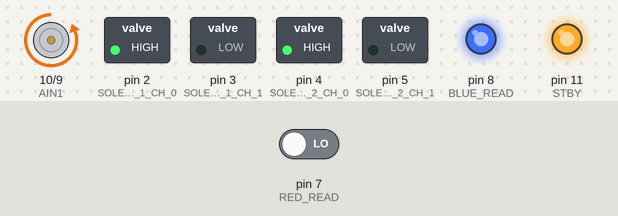
A sketch run on a simulated Arduino Uno, built with avr-gcc and run on an emulated ATmega328P. Parts: motor-driver pin pairs drawn as motors (green arrow = first pin HIGH = forward, orange = second pin HIGH = backward, longer = more drive, stopped while the standby pin is LOW), switched loads named in the sketch (green lamp = pin HIGH), output pins drawn as LEDs (lit = HIGH). Dashed ring = blinking. Inputs (shaded band) come from the test bench; at power-on: pin 7 (RED_READ) LOW. What the sketch prints to the serial monitor is not drawn.

Above: at 2.2 s.
2.3 s: pin 7 (RED_READ) driven HIGH
At 3.4 s:
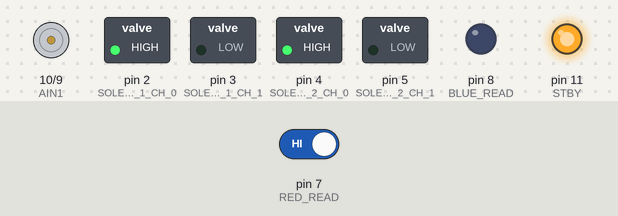
At 5.6 s:
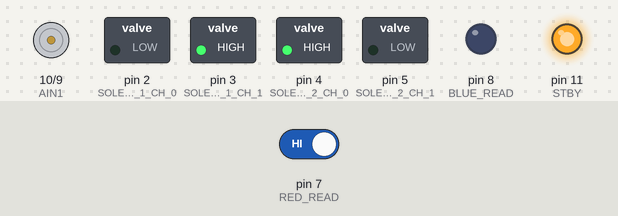
7.2 s: pin 7 (RED_READ) driven LOW
At 10.3 s:
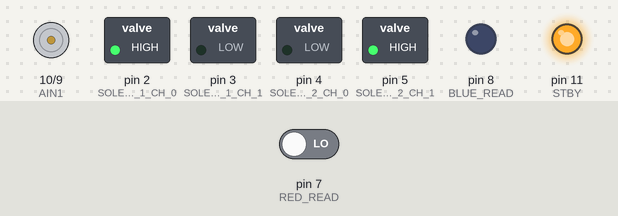
Timing chart, 0 to 17.7 s (numbered marks = the images above; inputs shaded):
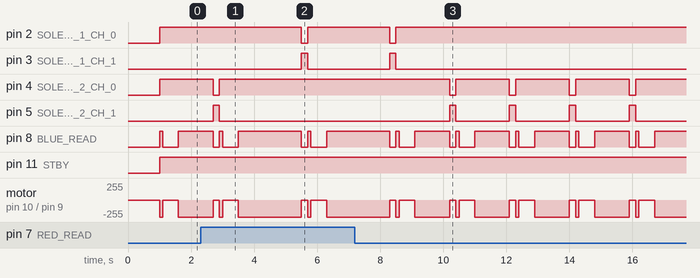

The sketch:

codigo_arduino.ino
```cpp
#include "stuff.h"

#define SOLENOID_1_CH_0 2
#define SOLENOID_1_CH_1 3
#define SOLENOID_2_CH_0 4
#define SOLENOID_2_CH_1 5

const int PWMA = 8;
const int AIN2 = 9;
const int AIN1 = 10;
const int STBY = 11;

#define RED_READ 7
#define BLUE_READ 8

const int pinMotorA[3] = {PWMA, AIN2, AIN1};
const int solenoidR[2] = {SOLENOID_1_CH_1, SOLENOID_1_CH_0};
const int solenoidB[2] = {SOLENOID_2_CH_1, SOLENOID_2_CH_0};

char buf[6];

int readline(int readch, char *buffer, int len) {
    static int pos = 0;
    int rpos;

    if (readch > 0) {
        switch (readch) {
            case '\r': // Ignore CR
                break;
            case '\n': // Return on new-line
                rpos = pos;
                pos = 0;  // Reset position index ready for next time
                return rpos;
            default:
                if (pos < len-1) {
                    buffer[pos++] = readch;
                    buffer[pos] = 0;
                }
        }
    }
    return 0;
}

void setup() {
  Serial.begin(9600);

  Serial.println("Configurando...");

  // SOLENOIDS
  pinMode(SOLENOID_1_CH_0, OUTPUT);
  pinMode(SOLENOID_1_CH_1, OUTPUT);
  pinMode(SOLENOID_2_CH_0, OUTPUT);
  pinMode(SOLENOID_2_CH_1, OUTPUT);

  // MOTOR CONTROLLER
  pinMode(PWMA, OUTPUT);
  pinMode(AIN2, OUTPUT);
  pinMode(AIN1, OUTPUT);
  pinMode(STBY, OUTPUT);

  // COLOR READ INPUTS
  pinMode(RED_READ, INPUT);
  pinMode(BLUE_READ, INPUT);
  delay(1000);

  actionSolenoid(backward, solenoidR);
  actionSolenoid(backward, solenoidB);

  disableMotor();

  Serial.println("Listo !");
}

void loop(){
  int red_read = digitalRead(RED_READ); // Realiza lectura constante del color rojo
  int blue_read = digitalRead(BLUE_READ); // Realiza lectura constante del color azul
  enableMotor();
  if(red_read || blue_read){
    stopMotor(pinMotorA);
     delay(500);
    if(red_read){ // si detecta color rojo
      moveMotorForward(pinMotorA, 180); // Mueve el motor
      delay(2000); // Durante 3.5 segundos
      stopMotor(pinMotorA);
      actionSolenoid(forward, solenoidR); // Activa la selenoide (retraerse)
      delay(200); // Dura activa 200 ms
      actionSolenoid(backward, solenoidR); // Activa la selenoide (retraerse)
    }else if(blue_read) { // si detecta color azul
      moveMotorForward(pinMotorA, 180); // Mueve el motor
      delay(1100); // Durante 2.5 segundos
      stopMotor(pinMotorA);
      actionSolenoid(forward, solenoidB); // Activa la selenoide (retraerse)
      delay(200); // Dura activa 200 ms
      actionSolenoid(backward, solenoidB); // Activa la selenoide (contraerse)
    }
  }

  moveMotorForward(pinMotorA, 175); // Mueve continuamente el motor
  delay(100);
}


// Accionamiento de la solenoide
void actionSolenoid(moveDirection _direction, const int solenoid[2] ){
  if(_direction == forward){ // Retrae
    digitalWrite(solenoid[0], HIGH); // Activa el canal 0
    digitalWrite(solenoid[1], LOW); // Desactiva el canal 1
  }else{ // Contrae
    digitalWrite(solenoid[0], LOW); // Desactiva el canal 0
    digitalWrite(solenoid[1], HIGH); // Activa el canal 1
  }
}

void disableSolenoid(const int solenoid[2]){
  digitalWrite(solenoid[0], LOW); // Desactiva el canal 0
    digitalWrite(solenoid[1], LOW); // Desactiva el canal 1
}

void moveMotorForward(const int pinMotor[3],int speed){
  digitalWrite(pinMotor[1], HIGH);
  digitalWrite(pinMotor[2], LOW);
  analogWrite(pinMotor[0],speed);
}
void moveMotorBackward(const int pinMotor[3],int speed){
  digitalWrite(pinMotor[1], LOW);
  digitalWrite(pinMotor[2], HIGH);
  analogWrite(pinMotor[0],speed);
}

void stopMotor(const int pinMotor[3]){
  digitalWrite(pinMotor[1], LOW);
  digitalWrite(pinMotor[2], LOW);
  analogWrite(pinMotor[0],0);
}

void enableMotor() {
  digitalWrite(STBY,HIGH);
}

void disableMotor(){
  digitalWrite(STBY, LOW);
}
```

stuff.h
```cpp
enum moveDirection {
  forward, backward
};
void actionSolenoid(moveDirection direction, const int solenoid[2] );
```

Measured:
- after the input at 2.3 s, pin 2 (SOLENOID_1_CH_0): HIGH → LOW after 3.2 s, → HIGH 0.20 s later; pin 3 (SOLENOID_1_CH_1): LOW → HIGH after 3.2 s, → LOW 0.20 s later; pin 4 (SOLENOID_2_CH_0): goes on until 2.9 s, then stays HIGH; pin 5 (SOLENOID_2_CH_1): goes on until 2.9 s, then stays LOW
- after the input at 7.2 s, pin 2 (SOLENOID_1_CH_0): goes on until 8.5 s, then stays HIGH; pin 3 (SOLENOID_1_CH_1): goes on until 8.5 s, then stays LOW; pin 4 (SOLENOID_2_CH_0): alternates HIGH for 1.7 s and LOW for 0.20 s, starting after 3.0 s; pin 5 (SOLENOID_2_CH_1): alternates HIGH for 0.20 s and LOW for 1.7 s, starting after 3.0 s
- by itself, pin 8 (BLUE_READ): repeats every 1.9 s: HIGH 0.10 s, LOW 0.50 s, HIGH 1.1 s, LOW 0.20 s
- by itself, motor on pin 10 (AIN1) / pin 9 (AIN2): repeats every 1.9 s: backward 255/255 0.10 s, stopped 0.50 s, backward 255/255 1.1 s, stopped 0.20 s
